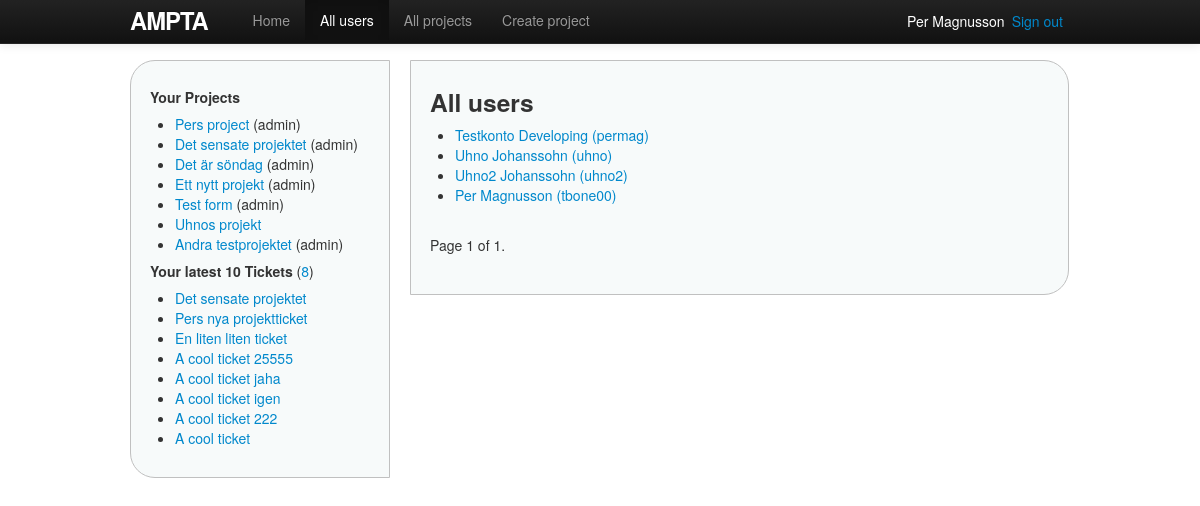
The page /users/ (signed in) on the database as committed earlier.
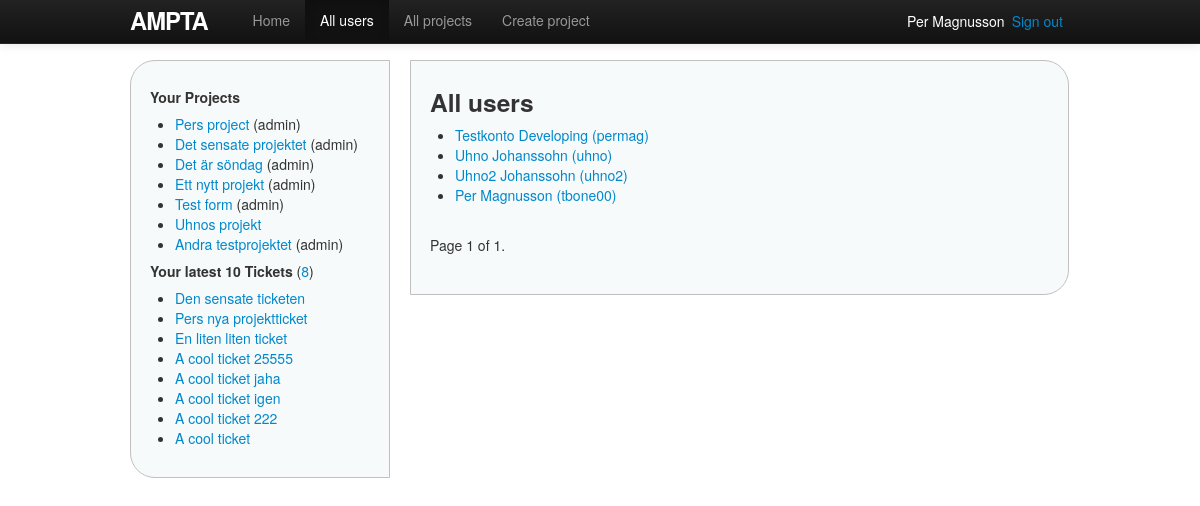
The same page on the database as committed later.
### ampta/models.py (models this page shows, shortened)
class Ticket(models.Model):
    name = models.CharField(max_length=30)
    description = models.TextField()
    start_date = models.DateField()
    end_date = models.DateField()
    status = models.ForeignKey(Status, related_name='tickets')
    project = models.ForeignKey(Project, related_name='tickets')
    owner = models.ForeignKey(User, related_name='tickets')
    date_added = models.DateTimeField()
    date_updated = models.DateTimeField()

### ampta/views/views.py (the view)
# urls.py: url(r'^users/$', 'user_index', name='users'),
@login_required(login_url='/login')
def user_index(request):
    sort_letter = request.GET.get('s')
    if sort_letter:
        users = (User.objects.filter(last_name__startswith=sort_letter)
                             .order_by('last_name', 'first_name'))
    else:
        users = get_list_or_404(User.objects.order_by('last_name', 'first_name'))
    page = request.GET.get('p')
    paginator = Paginator(users, 20)  # nr objects/page
    try:
        users = paginator.page(page)
    except PageNotAnInteger:
        users = paginator.page(1)
    except EmptyPage:
        users = paginator.page(paginator.num_pages)
    return render(request, 'users/index.html',
                 {'users': users, 'all_users_active': True})

### ampta/models.py (called while the page is built)
    def owned_by_user(self, user):
        return self.owner == user

### ampta/templatetags/custom_filters.py (called while the page is built)
@register.filter(name='user_projects')  # "name", if other name than function
def user_projects(user):
    projects = user.projects.order_by('-date_added')
    return projects

@register.filter
def project_owned_by_user(project, user):
    return project.owned_by_user(user)

### ampta/templates/users/index.html (shortened to what this page needs)
{% extends 'shared/base.html' %}
{% block content %}
<h3>All users</h3>
<ul>
{% for u in users %}
	<li><a href="{% url user u.id %}">{{ u.get_full_name }} ({{ u.username }})</a></li>
{% endfor %}
</ul>
<div class="pagination">
    <span class="step-links">
        <span class="current">
            Page {{ users.number }} of {{ users.paginator.num_pages }}.
        </span>
    </span>
</div>
{% endblock %}

### ampta/templates/shared/_sidenav_projects_tickets.html (shortened to what this page needs)
{% load custom_filters %}
<h5>Your Projects</h5>
<ul>
{% with projects=user|user_projects %}
{% for p in projects %}
	<li>
		<a href="{% url project p.id %}">{{ p.name }}</a>
		{% if p|project_owned_by_user:user %}(admin){% endif %}
	</li>
{% endfor%}
{% endwith %}
</ul>
<h5>Your latest 10 Tickets
	<span class="countTickets">(<a href="{% url tickets %}">{{ user.tickets.count }}</a>)</span>
</h5>
<ul>
{% for t in user.tickets.all|dictsortreversed:"date_added"|slice:"10" %}
	<li><a href="{% url project_ticket t.project.id t.id %}">{{ t.name }}</a></li>
{% endfor %}
</ul>

Rows that differ between the two databases and show on the page:
changed Ticket: name "Det sensate projektet" → "Den sensate ticketen"
